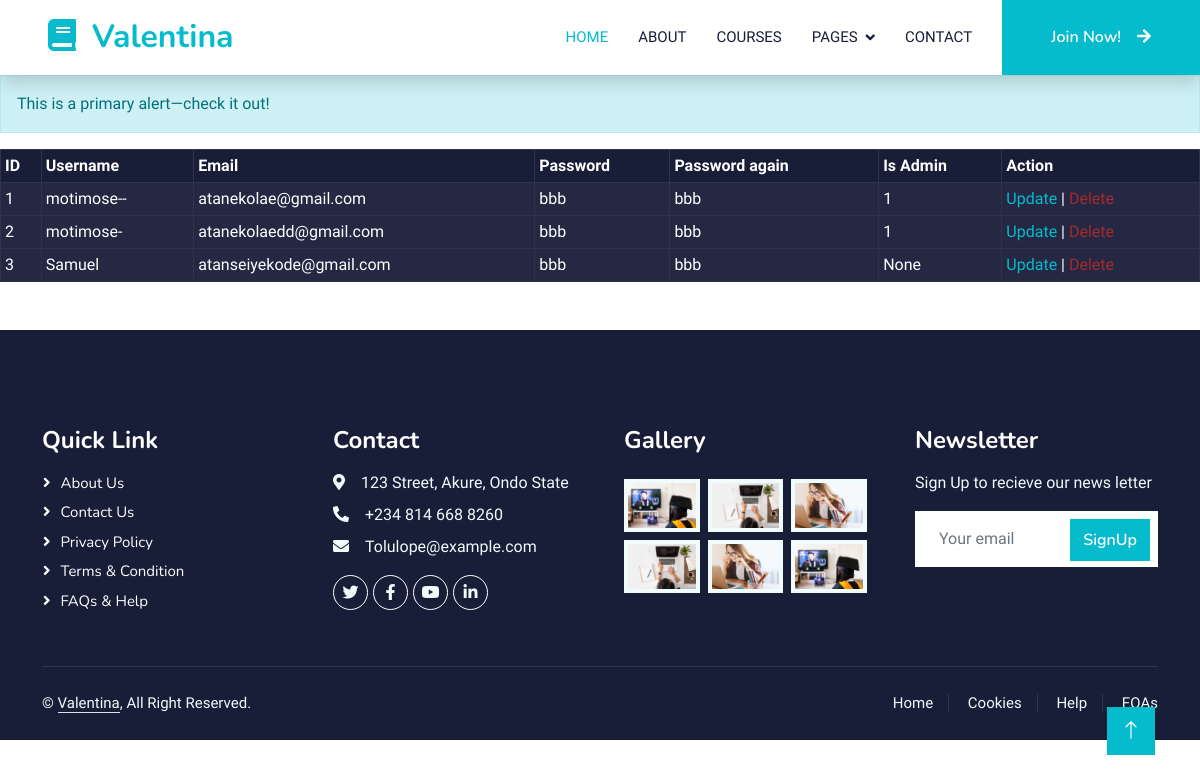
The page /regUsers on the database its author committed.
### app.py (models this page shows, shortened)
class SignUp(UserMixin, db.Model):
    __bind_key__ = 'SignUp'
    __tablename__ = 'SignUp'
    id = db.Column(db.Integer, primary_key=True)
    username = db.Column(db.String(80),  unique=True, nullable=False)
    email = db.Column(db.String(80), unique=True, nullable=False)
    password = db.Column(db.String(80), nullable=False)
    password_again = db.Column(db.String(80), nullable=False)
    is__admin = db.Column(db.String(3))

### app.py (the view)
@app.route('/regUsers')
def regUsers():
    users = SignUp.query.all()
    greet = 'Hello, there'
    return render_template('usersDB.html',  users=[users, greet])

### templates/usersDB.html
{% extends 'base.html' %}
{% block body %}
<div class="alert alert-primary" role="alert">
    This is a primary alert—check it out!
</div>
<table class="table table-striped table-dark table-hover table-sm table-bordered p-5">
    <thead>
        <tr>
            <th>ID</th>
            <th>Username</th>
            <th>Email</th>
            <th>Password</th>
            <th>Password again</th>
            <th>Is Admin</th>
            <th>Action</th>
        </tr>
    </thead>
    {% for user in users[0] %}
    <tbody>
        <tr>
            <td>{{user.id}}</td>
            <td>{{user.username}}</td>
            <td>{{user.email}}</td>
            <td>{{user.password}}</td>
            <td>{{user.password_again}}</td>
            <td>{{user.is__admin}}</td>
            <td><a href="#">Update</a> | <a href="" style="color: brown;">Delete</a></td>
        </tr>
    </tbody>
    {% endfor %}
</table>
{% endblock %}

### templates/base.html (shortened to what this page needs)
<!DOCTYPE html>
<html lang="en">
<head>
    <link rel="stylesheet" href="https://cdnjs.cloudflare.com/ajax/libs/font-awesome/5.10.0/css/all.min.css">
    <link rel="stylesheet" href="https://cdn.jsdelivr.net/npm/bootstrap-icons@1.4.1/font/bootstrap-icons.css">
    <link rel="stylesheet" href="{{ url_for('static', filename='lib/animate/animate.min.css') }}">
    <link rel="stylesheet" href="{{ url_for('static', filename='lib/owlcarousel/assets/owl.carousel.min.css') }}">
    <link rel="stylesheet" href="{{ url_for('static', filename='css/bootstrap.min.css') }}">
    <link rel="stylesheet" href="{{ url_for('static', filename='css/style.css') }}">
</head>
<body>
    <nav class="navbar navbar-expand-lg bg-white navbar-light shadow sticky-top p-0">
        <a href="index.html" class="navbar-brand d-flex align-items-center px-4 px-lg-5">
            <h2 class="m-0 text-primary"><i class="fa fa-book me-3"></i>Valentina</h2>
        </a>
        <div class="collapse navbar-collapse" id="navbarCollapse">
            <div class="navbar-nav ms-auto p-4 p-lg-0">
                <a href="{{ url_for('index') }}" class="nav-item nav-link active">Home</a>
                <a href="{{ url_for('about') }}" class="nav-item nav-link">About</a>
                <a href="{{ url_for('courses') }}" class="nav-item nav-link">Courses</a>
                <div class="nav-item dropdown">
                    <a href="#" class="nav-link dropdown-toggle" data-bs-toggle="dropdown">Pages</a>
                </div>
                <a href="{{ url_for('contact') }}" class="nav-item nav-link">Contact</a>
            </div>
            <a href="{{ url_for('signup') }}" class="btn btn-primary py-4 px-lg-5 d-none d-lg-block">Join Now!<i
                    class="fa fa-arrow-right ms-3"></i></a>
        </div>
    </nav>
    {% block body %}
    {% endblock %}
    <div class="container-fluid bg-dark text-light footer pt-5 mt-5 wow fadeIn" data-wow-delay="0.1s">
        <div class="container py-5">
            <div class="row g-5">
                <div class="col-lg-3 col-md-6">
                    <h4 class="text-white mb-3">Quick Link</h4>
                    <a class="btn btn-link" href="">About Us</a>
                    <a class="btn btn-link" href="">Contact Us</a>
                    <a class="btn btn-link" href="">Privacy Policy</a>
                    <a class="btn btn-link" href="">Terms & Condition</a>
                    <a class="btn btn-link" href="">FAQs & Help</a>
                </div>
                <div class="col-lg-3 col-md-6">
                    <h4 class="text-white mb-3">Contact</h4>
                    <p class="mb-2"><i class="fa fa-map-marker-alt me-3"></i>123 Street, Akure, Ondo State</p>
                    <p class="mb-2"><i class="fa fa-phone-alt me-3"></i>+234 814 668 8260</p>
                    <p class="mb-2"><i class="fa fa-envelope me-3"></i>Tolulope@example.com</p>
                    <div class="d-flex pt-2">
                        <a class="btn btn-outline-light btn-social" href=""><i class="fab fa-twitter"></i></a>
                        <a class="btn btn-outline-light btn-social" href=""><i class="fab fa-facebook-f"></i></a>
                        <a class="btn btn-outline-light btn-social" href=""><i class="fab fa-youtube"></i></a>
                        <a class="btn btn-outline-light btn-social" href=""><i class="fab fa-linkedin-in"></i></a>
                    </div>
                </div>
                <div class="col-lg-3 col-md-6">
                    <h4 class="text-white mb-3">Gallery</h4>
                    <div class="row g-2 pt-2">
                        <div class="col-4">
                            <img class="img-fluid bg-light p-1"
                                src="{{ url_for('static', filename='img/course-1.jpg') }}" alt="">
                        </div>
                        <div class="col-4">
                            <img class="img-fluid bg-light p-1"
                                src="{{ url_for('static', filename='img/course-2.jpg') }}" alt="">
                        </div>
                        <div class="col-4">
                            <img class="img-fluid bg-light p-1"
                                src="{{ url_for('static', filename='img/course-3.jpg') }}" alt="">
                        </div>
                        <div class="col-4">
                            <img class="img-fluid bg-light p-1"
                                src="{{ url_for('static', filename='img/course-2.jpg') }}" alt="">
                        </div>
                        <div class="col-4">
                            <img class="img-fluid bg-light p-1"
                                src="{{ url_for('static', filename='img/course-3.jpg') }}" alt="">
                        </div>
                        <div class="col-4">
                            <img class="img-fluid bg-light p-1"
                                src="{{ url_for('static', filename='img/course-1.jpg') }}" alt="">
                        </div>
                    </div>
                </div>
                <div class="col-lg-3 col-md-6">
                    <h4 class="text-white mb-3">Newsletter</h4>
                    <p>Sign Up to recieve our news letter</p>
                    <div class="position-relative mx-auto" style="max-width: 400px;">
                        <input class="form-control border-0 w-100 py-3 ps-4 pe-5" type="text" placeholder="Your email">
                        <button type="button"
                            class="btn btn-primary py-2 position-absolute top-0 end-0 mt-2 me-2">SignUp</button>
                    </div>
                </div>
            </div>
        </div>
        <div class="container">
            <div class="copyright">
                <div class="row">
                    <div class="col-md-6 text-center text-md-start mb-3 mb-md-0">
                        &copy; <a class="border-bottom" href="#">Valentina</a>, All Right Reserved.
                    </div>
                    <div class="col-md-6 text-center text-md-end">
                        <div class="footer-menu">
                            <a href="">Home</a>
                            <a href="">Cookies</a>
                            <a href="">Help</a>
                            <a href="">FQAs</a>
                        </div>
                    </div>
                </div>
            </div>
        </div>
    </div>
    <a href="#" class="btn btn-lg btn-primary btn-lg-square back-to-top"><i class="bi bi-arrow-up"></i></a>
</body>
</html>

### static/css/style.css (style rules this page uses)
:root { --primary: #06BBCC; --light: #F0FBFC; --dark: #181d38; }
.back-to-top { position: fixed; display: none; right: 45px; bottom: 45px; z-index: 99; }
.btn { font-family: 'Nunito', sans-serif; font-weight: 600; transition: .5s; }
.btn.btn-primary, .btn.btn-secondary { color: #FFFFFF; }
.btn-lg-square { width: 48px; height: 48px; }
.btn-square, .btn-sm-square, .btn-lg-square { padding: 0; display: flex; align-items: center; justify-content: center; font-weight: normal; border-radius: 0px; }
.navbar .dropdown-toggle::after { border: none; content: "\f107"; font-family: "Font Awesome 5 Free"; font-weight: 900; vertical-align: middle; margin-left: 8px; }
.navbar-light .navbar-nav .nav-link { margin-right: 30px; padding: 25px 0; color: #FFFFFF; font-size: 15px; text-transform: uppercase; outline: none; }
.navbar-light .navbar-nav .nav-link:hover, .navbar-light .navbar-nav .nav-link.active { color: var(--primary); }
.navbar-light .navbar-brand, .navbar-light a.btn { height: 75px; }
.navbar-light .navbar-nav .nav-link { color: var(--dark); font-weight: 500; }
.navbar-light.sticky-top { top: -100px; transition: .5s; }
.footer .btn.btn-social { margin-right: 5px; width: 35px; height: 35px; display: flex; align-items: center; justify-content: center; color: var(--light); font-weight: normal; border: 1px solid #FFFFFF; border-radius: 35px; transition: .3s; }
.footer .btn.btn-link { display: block; margin-bottom: 5px; padding: 0; text-align: left; color: #FFFFFF; font-size: 15px; font-weight: normal; text-transform: capitalize; transition: .3s; }
.footer .btn.btn-link::before { position: relative; content: "\f105"; font-family: "Font Awesome 5 Free"; font-weight: 900; margin-right: 10px; }
.footer .copyright { padding: 25px 0; font-size: 15px; border-top: 1px solid rgba(256, 256, 256, .1); }
.footer .copyright a { color: var(--light); }
.footer .footer-menu a { margin-right: 15px; padding-right: 15px; border-right: 1px solid rgba(255, 255, 255, .1); }
.footer .footer-menu a:last-child { margin-right: 0; padding-right: 0; border-right: none; }

### rows shown on the page
SignUp: id "1", username "motimose--", email "atanekolae@gmail.com", password "bbb", password_again "bbb", is__admin "1"
SignUp: id "2", username "motimose-", email "atanekolaedd@gmail.com", password "bbb", password_again "bbb", is__admin "1"
SignUp: id "3", username "Samuel", email "atanseiyekode@gmail.com", password "bbb", password_again "bbb", is__admin "None"
